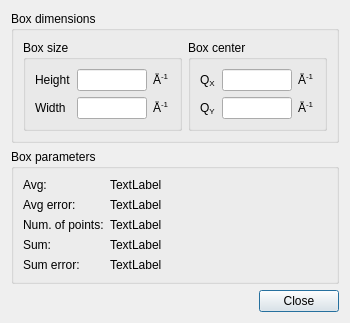
<?xml version="1.0" encoding="UTF-8"?>
<ui version="4.0">
 <class>BoxSumUI</class>
 <widget class="QDialog" name="BoxSumUI">
  <property name="geometry">
   <rect>
    <x>0</x>
    <y>0</y>
    <width>322</width>
    <height>313</height>
   </rect>
  </property>
  <property name="sizePolicy">
   <sizepolicy hsizetype="MinimumExpanding" vsizetype="MinimumExpanding">
    <horstretch>0</horstretch>
    <verstretch>0</verstretch>
   </sizepolicy>
  </property>
  <property name="windowTitle">
   <string>Box Sum</string>
  </property>
  <property name="windowIcon">
   <iconset>
    <normaloff>:/res/ball.ico</normaloff>:/res/ball.ico</iconset>
  </property>
  <layout class="QGridLayout" name="gridLayout_4">
   <item row="0" column="0" colspan="2">
    <widget class="QGroupBox" name="groupBox">
     <property name="sizePolicy">
      <sizepolicy hsizetype="MinimumExpanding" vsizetype="MinimumExpanding">
       <horstretch>0</horstretch>
       <verstretch>0</verstretch>
      </sizepolicy>
     </property>
     <property name="title">
      <string>Box dimensions</string>
     </property>
     <layout class="QGridLayout" name="gridLayout_3">
      <item row="0" column="0">
       <widget class="QGroupBox" name="groupBox_4">
        <property name="sizePolicy">
         <sizepolicy hsizetype="MinimumExpanding" vsizetype="MinimumExpanding">
          <horstretch>0</horstretch>
          <verstretch>0</verstretch>
         </sizepolicy>
        </property>
        <property name="title">
         <string>Box size</string>
        </property>
        <layout class="QGridLayout" name="gridLayout">
         <item row="0" column="0">
          <widget class="QLabel" name="label">
           <property name="sizePolicy">
            <sizepolicy hsizetype="MinimumExpanding" vsizetype="Fixed">
             <horstretch>0</horstretch>
             <verstretch>0</verstretch>
            </sizepolicy>
           </property>
           <property name="toolTip">
            <string>&lt;html&gt;&lt;head/&gt;&lt;body&gt;&lt;p&gt;Height of the box.&lt;/p&gt;&lt;/body&gt;&lt;/html&gt;</string>
           </property>
           <property name="text">
            <string>Height</string>
           </property>
          </widget>
         </item>
         <item row="0" column="1">
          <widget class="QLineEdit" name="txtBoxHeight">
           <property name="sizePolicy">
            <sizepolicy hsizetype="MinimumExpanding" vsizetype="Fixed">
             <horstretch>0</horstretch>
             <verstretch>0</verstretch>
            </sizepolicy>
           </property>
           <property name="minimumSize">
            <size>
             <width>70</width>
             <height>0</height>
            </size>
           </property>
           <property name="maximumSize">
            <size>
             <width>70</width>
             <height>16777215</height>
            </size>
           </property>
           <property name="toolTip">
            <string>&lt;html&gt;&lt;head/&gt;&lt;body&gt;&lt;p&gt;Height of the box.&lt;/p&gt;&lt;/body&gt;&lt;/html&gt;</string>
           </property>
          </widget>
         </item>
         <item row="0" column="2">
          <widget class="QLabel" name="label_10">
           <property name="sizePolicy">
            <sizepolicy hsizetype="MinimumExpanding" vsizetype="Fixed">
             <horstretch>0</horstretch>
             <verstretch>0</verstretch>
            </sizepolicy>
           </property>
           <property name="text">
            <string>&lt;html&gt;&lt;head/&gt;&lt;body&gt;&lt;p&gt;Å&lt;span style=&quot; vertical-align:super;&quot;&gt;-1&lt;/span&gt;&lt;/p&gt;&lt;/body&gt;&lt;/html&gt;</string>
           </property>
          </widget>
         </item>
         <item row="1" column="0">
          <widget class="QLabel" name="label_2">
           <property name="sizePolicy">
            <sizepolicy hsizetype="MinimumExpanding" vsizetype="Fixed">
             <horstretch>0</horstretch>
             <verstretch>0</verstretch>
            </sizepolicy>
           </property>
           <property name="toolTip">
            <string>&lt;html&gt;&lt;head/&gt;&lt;body&gt;&lt;p&gt;Width of the box.&lt;/p&gt;&lt;/body&gt;&lt;/html&gt;</string>
           </property>
           <property name="text">
            <string>Width</string>
           </property>
          </widget>
         </item>
         <item row="1" column="1">
          <widget class="QLineEdit" name="txtBoxWidth">
           <property name="sizePolicy">
            <sizepolicy hsizetype="MinimumExpanding" vsizetype="Fixed">
             <horstretch>0</horstretch>
             <verstretch>0</verstretch>
            </sizepolicy>
           </property>
           <property name="minimumSize">
            <size>
             <width>70</width>
             <height>0</height>
            </size>
           </property>
           <property name="maximumSize">
            <size>
             <width>70</width>
             <height>16777215</height>
            </size>
           </property>
           <property name="toolTip">
            <string>&lt;html&gt;&lt;head/&gt;&lt;body&gt;&lt;p&gt;Width of the box.&lt;/p&gt;&lt;/body&gt;&lt;/html&gt;</string>
           </property>
          </widget>
         </item>
         <item row="1" column="2">
          <widget class="QLabel" name="label_11">
           <property name="sizePolicy">
            <sizepolicy hsizetype="MinimumExpanding" vsizetype="Fixed">
             <horstretch>0</horstretch>
             <verstretch>0</verstretch>
            </sizepolicy>
           </property>
           <property name="text">
            <string>&lt;html&gt;&lt;head/&gt;&lt;body&gt;&lt;p&gt;Å&lt;span style=&quot; vertical-align:super;&quot;&gt;-1&lt;/span&gt;&lt;/p&gt;&lt;/body&gt;&lt;/html&gt;</string>
           </property>
          </widget>
         </item>
        </layout>
       </widget>
      </item>
      <item row="0" column="1">
       <widget class="QGroupBox" name="groupBox_2">
        <property name="sizePolicy">
         <sizepolicy hsizetype="MinimumExpanding" vsizetype="MinimumExpanding">
          <horstretch>0</horstretch>
          <verstretch>0</verstretch>
         </sizepolicy>
        </property>
        <property name="title">
         <string>Box center</string>
        </property>
        <layout class="QGridLayout" name="gridLayout_2">
         <item row="0" column="0">
          <widget class="QLabel" name="label_3">
           <property name="toolTip">
            <string>&lt;html&gt;&lt;head/&gt;&lt;body&gt;&lt;p&gt;X coordinate of the center of the box.&lt;/p&gt;&lt;/body&gt;&lt;/html&gt;</string>
           </property>
           <property name="text">
            <string>&lt;html&gt;&lt;head/&gt;&lt;body&gt;&lt;p&gt;Q&lt;span style=&quot; vertical-align:sub;&quot;&gt;X&lt;/span&gt;&lt;/p&gt;&lt;/body&gt;&lt;/html&gt;</string>
           </property>
          </widget>
         </item>
         <item row="0" column="1">
          <widget class="QLineEdit" name="txtCenterX">
           <property name="sizePolicy">
            <sizepolicy hsizetype="MinimumExpanding" vsizetype="Fixed">
             <horstretch>0</horstretch>
             <verstretch>0</verstretch>
            </sizepolicy>
           </property>
           <property name="minimumSize">
            <size>
             <width>70</width>
             <height>0</height>
            </size>
           </property>
           <property name="maximumSize">
            <size>
             <width>70</width>
             <height>16777215</height>
            </size>
           </property>
           <property name="toolTip">
            <string>&lt;html&gt;&lt;head/&gt;&lt;body&gt;&lt;p&gt;X coordinate of the center of the box.&lt;/p&gt;&lt;/body&gt;&lt;/html&gt;</string>
           </property>
          </widget>
         </item>
         <item row="0" column="2">
          <widget class="QLabel" name="label_13">
           <property name="text">
            <string>&lt;html&gt;&lt;head/&gt;&lt;body&gt;&lt;p&gt;Å&lt;span style=&quot; vertical-align:super;&quot;&gt;-1&lt;/span&gt;&lt;/p&gt;&lt;/body&gt;&lt;/html&gt;</string>
           </property>
          </widget>
         </item>
         <item row="1" column="0">
          <widget class="QLabel" name="label_4">
           <property name="toolTip">
            <string>&lt;html&gt;&lt;head/&gt;&lt;body&gt;&lt;p&gt;Y coordinate of the center of the box.&lt;/p&gt;&lt;/body&gt;&lt;/html&gt;</string>
           </property>
           <property name="text">
            <string>&lt;html&gt;&lt;head/&gt;&lt;body&gt;&lt;p&gt;Q&lt;span style=&quot; vertical-align:sub;&quot;&gt;Y&lt;/span&gt;&lt;/p&gt;&lt;/body&gt;&lt;/html&gt;</string>
           </property>
          </widget>
         </item>
         <item row="1" column="1">
          <widget class="QLineEdit" name="txtCenterY">
           <property name="sizePolicy">
            <sizepolicy hsizetype="MinimumExpanding" vsizetype="Fixed">
             <horstretch>0</horstretch>
             <verstretch>0</verstretch>
            </sizepolicy>
           </property>
           <property name="minimumSize">
            <size>
             <width>70</width>
             <height>0</height>
            </size>
           </property>
           <property name="maximumSize">
            <size>
             <width>70</width>
             <height>16777215</height>
            </size>
           </property>
           <property name="toolTip">
            <string>&lt;html&gt;&lt;head/&gt;&lt;body&gt;&lt;p&gt;Y coordinate of the center of the box.&lt;/p&gt;&lt;/body&gt;&lt;/html&gt;</string>
           </property>
           <property name="text">
            <string/>
           </property>
          </widget>
         </item>
         <item row="1" column="2">
          <widget class="QLabel" name="label_12">
           <property name="text">
            <string>&lt;html&gt;&lt;head/&gt;&lt;body&gt;&lt;p&gt;Å&lt;span style=&quot; vertical-align:super;&quot;&gt;-1&lt;/span&gt;&lt;/p&gt;&lt;/body&gt;&lt;/html&gt;</string>
           </property>
          </widget>
         </item>
        </layout>
       </widget>
      </item>
     </layout>
    </widget>
   </item>
   <item row="1" column="0" colspan="2">
    <widget class="QGroupBox" name="groupBox_3">
     <property name="sizePolicy">
      <sizepolicy hsizetype="MinimumExpanding" vsizetype="MinimumExpanding">
       <horstretch>0</horstretch>
       <verstretch>0</verstretch>
      </sizepolicy>
     </property>
     <property name="title">
      <string>Box parameters</string>
     </property>
     <layout class="QGridLayout" name="gridLayout_5">
      <item row="0" column="0">
       <layout class="QFormLayout" name="formLayout">
        <item row="0" column="0">
         <widget class="QLabel" name="label_5">
          <property name="toolTip">
           <string>&lt;html&gt;&lt;head/&gt;&lt;body&gt;&lt;p&gt;Average point count in selected region.&lt;/p&gt;&lt;/body&gt;&lt;/html&gt;</string>
          </property>
          <property name="text">
           <string>Avg:</string>
          </property>
         </widget>
        </item>
        <item row="0" column="1">
         <widget class="QLabel" name="lblAvg">
          <property name="toolTip">
           <string>&lt;html&gt;&lt;head/&gt;&lt;body&gt;&lt;p&gt;Average point count in selected region.&lt;/p&gt;&lt;/body&gt;&lt;/html&gt;</string>
          </property>
          <property name="text">
           <string>TextLabel</string>
          </property>
         </widget>
        </item>
        <item row="1" column="0">
         <widget class="QLabel" name="label_6">
          <property name="toolTip">
           <string>&lt;html&gt;&lt;head/&gt;&lt;body&gt;&lt;p&gt;Error of average point count in selected region.&lt;/p&gt;&lt;/body&gt;&lt;/html&gt;</string>
          </property>
          <property name="text">
           <string>Avg error:</string>
          </property>
         </widget>
        </item>
        <item row="1" column="1">
         <widget class="QLabel" name="lblAvgErr">
          <property name="toolTip">
           <string>&lt;html&gt;&lt;head/&gt;&lt;body&gt;&lt;p&gt;Error of average point count in selected region.&lt;/p&gt;&lt;/body&gt;&lt;/html&gt;</string>
          </property>
          <property name="text">
           <string>TextLabel</string>
          </property>
         </widget>
        </item>
        <item row="2" column="0">
         <widget class="QLabel" name="label_7">
          <property name="toolTip">
           <string>&lt;html&gt;&lt;head/&gt;&lt;body&gt;&lt;p&gt;Total number of points in the selected region.&lt;/p&gt;&lt;/body&gt;&lt;/html&gt;</string>
          </property>
          <property name="text">
           <string>Num. of points:</string>
          </property>
         </widget>
        </item>
        <item row="2" column="1">
         <widget class="QLabel" name="lblNumPoints">
          <property name="toolTip">
           <string>&lt;html&gt;&lt;head/&gt;&lt;body&gt;&lt;p&gt;Total number of points in the selected region.&lt;/p&gt;&lt;/body&gt;&lt;/html&gt;</string>
          </property>
          <property name="text">
           <string>TextLabel</string>
          </property>
         </widget>
        </item>
        <item row="3" column="0">
         <widget class="QLabel" name="label_8">
          <property name="toolTip">
           <string>&lt;html&gt;&lt;head/&gt;&lt;body&gt;&lt;p&gt;Sum of point intensities for all points in the selected region.&lt;/p&gt;&lt;/body&gt;&lt;/html&gt;</string>
          </property>
          <property name="text">
           <string>Sum:</string>
          </property>
         </widget>
        </item>
        <item row="3" column="1">
         <widget class="QLabel" name="lblSum">
          <property name="toolTip">
           <string>&lt;html&gt;&lt;head/&gt;&lt;body&gt;&lt;p&gt;Sum of point intensities for all points in the selected region.&lt;/p&gt;&lt;/body&gt;&lt;/html&gt;</string>
          </property>
          <property name="text">
           <string>TextLabel</string>
          </property>
         </widget>
        </item>
        <item row="4" column="0">
         <widget class="QLabel" name="label_9">
          <property name="toolTip">
           <string>&lt;html&gt;&lt;head/&gt;&lt;body&gt;&lt;p&gt;Error of point intensity sum for all points in the selected region.&lt;/p&gt;&lt;/body&gt;&lt;/html&gt;</string>
          </property>
          <property name="text">
           <string>Sum error:</string>
          </property>
         </widget>
        </item>
        <item row="4" column="1">
         <widget class="QLabel" name="lblSumErr">
          <property name="toolTip">
           <string>&lt;html&gt;&lt;head/&gt;&lt;body&gt;&lt;p&gt;Error of point intensity sum for all points in the selected region.&lt;/p&gt;&lt;/body&gt;&lt;/html&gt;</string>
          </property>
          <property name="text">
           <string>TextLabel</string>
          </property>
         </widget>
        </item>
       </layout>
      </item>
     </layout>
    </widget>
   </item>
   <item row="2" column="0">
    <spacer name="verticalSpacer">
     <property name="orientation">
      <enum>Qt::Vertical</enum>
     </property>
     <property name="sizeHint" stdset="0">
      <size>
       <width>20</width>
       <height>18</height>
      </size>
     </property>
    </spacer>
   </item>
   <item row="3" column="1">
    <widget class="QDialogButtonBox" name="buttonBox">
     <property name="orientation">
      <enum>Qt::Horizontal</enum>
     </property>
     <property name="standardButtons">
      <set>QDialogButtonBox::Close</set>
     </property>
    </widget>
   </item>
  </layout>
 </widget>
 <resources/>
 <connections>
  <connection>
   <sender>buttonBox</sender>
   <signal>accepted()</signal>
   <receiver>BoxSumUI</receiver>
   <slot>accept()</slot>
   <hints>
    <hint type="sourcelabel">
     <x>248</x>
     <y>254</y>
    </hint>
    <hint type="destinationlabel">
     <x>157</x>
     <y>274</y>
    </hint>
   </hints>
  </connection>
  <connection>
   <sender>buttonBox</sender>
   <signal>rejected()</signal>
   <receiver>BoxSumUI</receiver>
   <slot>reject()</slot>
   <hints>
    <hint type="sourcelabel">
     <x>316</x>
     <y>260</y>
    </hint>
    <hint type="destinationlabel">
     <x>286</x>
     <y>274</y>
    </hint>
   </hints>
  </connection>
 </connections>
</ui>
